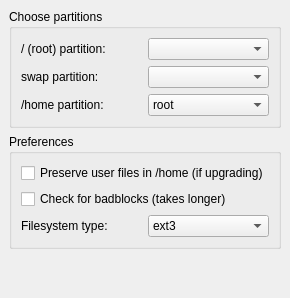
     <widget class="QWidget" name="Step_2">
      <layout class="QGridLayout">
       <property name="margin">
        <number>9</number>
       </property>
       <property name="spacing">
        <number>6</number>
       </property>
       <item row="2" column="0">
        <spacer>
         <property name="orientation">
          <enum>Qt::Vertical</enum>
         </property>
         <property name="sizeHint" stdset="0">
          <size>
           <width>20</width>
           <height>40</height>
          </size>
         </property>
        </spacer>
       </item>
       <item row="0" column="0">
        <widget class="QGroupBox" name="rootBox">
         <property name="sizePolicy">
          <sizepolicy hsizetype="MinimumExpanding" vsizetype="Minimum">
           <horstretch>0</horstretch>
           <verstretch>0</verstretch>
          </sizepolicy>
         </property>
         <property name="title">
          <string>Choose partitions</string>
         </property>
         <layout class="QGridLayout">
          <property name="margin">
           <number>9</number>
          </property>
          <property name="spacing">
           <number>6</number>
          </property>
          <item row="1" column="1">
           <widget class="QComboBox" name="swapCombo">
            <property name="sizePolicy">
             <sizepolicy hsizetype="MinimumExpanding" vsizetype="Minimum">
              <horstretch>0</horstretch>
              <verstretch>0</verstretch>
             </sizepolicy>
            </property>
           </widget>
          </item>
          <item row="0" column="0">
           <widget class="QLabel" name="rootLabel">
            <property name="sizePolicy">
             <sizepolicy hsizetype="MinimumExpanding" vsizetype="Minimum">
              <horstretch>0</horstretch>
              <verstretch>0</verstretch>
             </sizepolicy>
            </property>
            <property name="font">
             <font/>
            </property>
            <property name="text">
             <string>/ (root) partition:</string>
            </property>
            <property name="wordWrap">
             <bool>false</bool>
            </property>
           </widget>
          </item>
          <item row="0" column="1">
           <widget class="QComboBox" name="rootCombo">
            <property name="sizePolicy">
             <sizepolicy hsizetype="MinimumExpanding" vsizetype="Minimum">
              <horstretch>0</horstretch>
              <verstretch>0</verstretch>
             </sizepolicy>
            </property>
           </widget>
          </item>
          <item row="1" column="0">
           <widget class="QLabel" name="swapLabel">
            <property name="sizePolicy">
             <sizepolicy hsizetype="MinimumExpanding" vsizetype="Minimum">
              <horstretch>0</horstretch>
              <verstretch>0</verstretch>
             </sizepolicy>
            </property>
            <property name="text">
             <string>swap partition:</string>
            </property>
            <property name="wordWrap">
             <bool>false</bool>
            </property>
           </widget>
          </item>
          <item row="2" column="0">
           <widget class="QLabel" name="homeLabel">
            <property name="sizePolicy">
             <sizepolicy hsizetype="MinimumExpanding" vsizetype="Minimum">
              <horstretch>0</horstretch>
              <verstretch>0</verstretch>
             </sizepolicy>
            </property>
            <property name="text">
             <string>/home partition:</string>
            </property>
            <property name="wordWrap">
             <bool>false</bool>
            </property>
           </widget>
          </item>
          <item row="2" column="1">
           <widget class="QComboBox" name="homeCombo">
            <property name="sizePolicy">
             <sizepolicy hsizetype="MinimumExpanding" vsizetype="Minimum">
              <horstretch>0</horstretch>
              <verstretch>0</verstretch>
             </sizepolicy>
            </property>
            <item>
             <property name="text">
              <string>root</string>
             </property>
            </item>
           </widget>
          </item>
         </layout>
        </widget>
       </item>
       <item row="1" column="0">
        <widget class="QGroupBox" name="partsPreferencesBox">
         <property name="sizePolicy">
          <sizepolicy hsizetype="MinimumExpanding" vsizetype="Minimum">
           <horstretch>0</horstretch>
           <verstretch>0</verstretch>
          </sizepolicy>
         </property>
         <property name="title">
          <string>Preferences</string>
         </property>
         <layout class="QGridLayout">
          <property name="margin">
           <number>9</number>
          </property>
          <property name="spacing">
           <number>6</number>
          </property>
          <item row="1" column="0" colspan="2">
           <widget class="QCheckBox" name="badblocksCheck">
            <property name="sizePolicy">
             <sizepolicy hsizetype="MinimumExpanding" vsizetype="Minimum">
              <horstretch>0</horstretch>
              <verstretch>0</verstretch>
             </sizepolicy>
            </property>
            <property name="minimumSize">
             <size>
              <width>0</width>
              <height>0</height>
             </size>
            </property>
            <property name="text">
             <string>Check for badblocks (takes longer)</string>
            </property>
            <property name="checked">
             <bool>false</bool>
            </property>
           </widget>
          </item>
          <item row="2" column="1">
           <widget class="QComboBox" name="rootTypeCombo">
            <property name="sizePolicy">
             <sizepolicy hsizetype="MinimumExpanding" vsizetype="Minimum">
              <horstretch>0</horstretch>
              <verstretch>0</verstretch>
             </sizepolicy>
            </property>
            <item>
             <property name="text">
              <string>ext3</string>
             </property>
            </item>
            <item>
             <property name="text">
              <string>ext4</string>
             </property>
            </item>
            <item>
             <property name="text">
              <string>reiserfs</string>
             </property>
            </item>
           </widget>
          </item>
          <item row="2" column="0">
           <widget class="QLabel" name="rootTypeLabel">
            <property name="sizePolicy">
             <sizepolicy hsizetype="MinimumExpanding" vsizetype="Minimum">
              <horstretch>0</horstretch>
              <verstretch>0</verstretch>
             </sizepolicy>
            </property>
            <property name="minimumSize">
             <size>
              <width>0</width>
              <height>0</height>
             </size>
            </property>
            <property name="font">
             <font/>
            </property>
            <property name="text">
             <string>Filesystem type:</string>
            </property>
            <property name="wordWrap">
             <bool>false</bool>
            </property>
           </widget>
          </item>
          <item row="0" column="0" colspan="2">
           <widget class="QCheckBox" name="saveHomeCheck">
            <property name="sizePolicy">
             <sizepolicy hsizetype="MinimumExpanding" vsizetype="Minimum">
              <horstretch>0</horstretch>
              <verstretch>0</verstretch>
             </sizepolicy>
            </property>
            <property name="text">
             <string>Preserve user files in /home (if upgrading)</string>
            </property>
           </widget>
          </item>
         </layout>
        </widget>
       </item>
      </layout>
     </widget>
